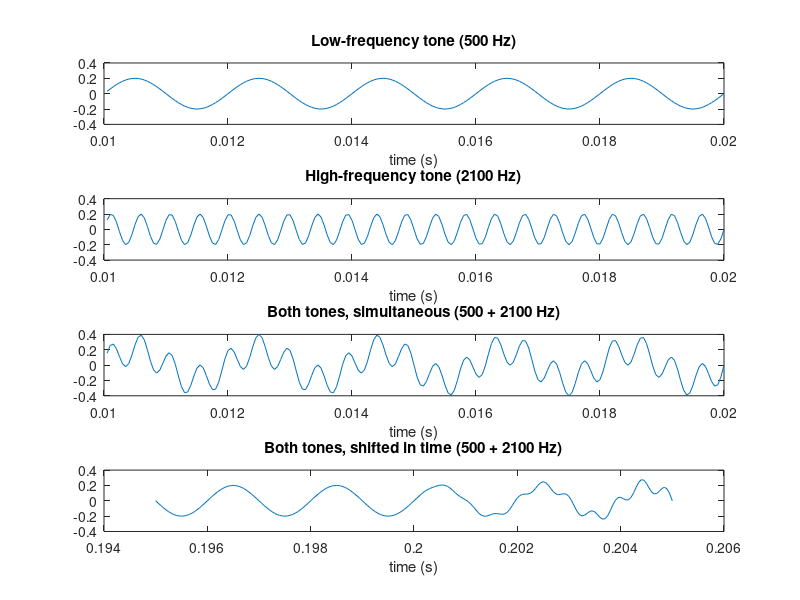

Recreate this plot in MATLAB.

f1 = 500; % low frequency (Hz)
f2 = 2100; % high frequency (Hz)
duration = 1.5; % in seconds
amplitude = 0.2; % normalized between 0 and 1
sampleRate = 20000; % samples per second (Hz)
durationToPlot = 0.01;
writeToFile = 0;
fileExtension = '.wav'; %other options are '.ogg','.flac' and '.mp4'

gatingTime = 0.01; % ramping time at the onset and offset of each sound
gatingSamples = round(gatingTime*sampleRate);
gatingEnveloppe = sqrt(1-cos((0:gatingSamples-1)/(gatingSamples-1)).^2);
samplesToPlot = gatingSamples+(1:round(durationToPlot*sampleRate));

%time vector (in seconds)
t = (1:sampleRate*duration)/sampleRate;

% make low-frequency sinewave
pureTone1 = amplitude * sin(t*f1*2*pi);
%gate onset and offset (to avoid clicks)
pureTone1(1:gatingSamples) = pureTone1(1:gatingSamples) .* gatingEnveloppe;
pureTone1(end-gatingSamples+1:end) = pureTone1(end-gatingSamples+1:end) .* fliplr(gatingEnveloppe);

% make high-frequency sinewave
pureTone2 = amplitude * sin(t*f2*2*pi);
%gate onset and offset (to avoid clicks)
pureTone2(1:gatingSamples) = pureTone2(1:gatingSamples) .* gatingEnveloppe;
pureTone2(end-gatingSamples+1:end) = pureTone2(end-gatingSamples+1:end) .* fliplr(gatingEnveloppe);

% add both tones
bothTones = pureTone1+pureTone2;

%add tones, but shifted in time
timeShift = 0.2; %in seconds
shiftedTones = [pureTone1 zeros(1,timeShift*sampleRate)] + [zeros(1,timeShift*sampleRate) pureTone2];
shiftedT = (1:sampleRate*(duration+timeShift))/sampleRate;
shiftedSamplesToPlot = round((timeShift-durationToPlot/2)*sampleRate):round((timeShift+durationToPlot/2)*sampleRate);

%write files
if writeToFile
  audiowrite(['pureTone1' fileExtension],pureTone1,sampleRate);
  audiowrite(['pureTone2' fileExtension],pureTone2,sampleRate);
  audiowrite(['bothTones' fileExtension],bothTones,sampleRate);
  audiowrite(['shiftedTones' fileExtension],shiftedTones,sampleRate);
end

%play low frequency
sound(pureTone1,sampleRate);
figure;
subplot(4,1,1);
plot(t(samplesToPlot),pureTone1(samplesToPlot));
title(sprintf('Low-frequency tone (%d Hz)',f1));
xlabel('time (s)');
ylim(2*[-amplitude amplitude]);
pause(duration+.5)

%play high frequency
sound(pureTone2,sampleRate);
subplot(4,1,2);
plot(t(samplesToPlot),pureTone2(samplesToPlot));
title(sprintf('High-frequency tone (%d Hz)',f2));
xlabel('time (s)');
ylim(2*[-amplitude amplitude]);
pause(duration+.5)

%play both together
sound(bothTones,sampleRate);
subplot(4,1,3);
plot(t(samplesToPlot),bothTones(samplesToPlot));
title(sprintf('Both tones, simultaneous (%d + %d Hz)',f1,f2));
xlabel('time (s)');
ylim(2*[-amplitude amplitude]);
pause(duration+.5)

%play both, but shifted in time
sound(shiftedTones,sampleRate);
subplot(4,1,4);
plot(shiftedT(shiftedSamplesToPlot),shiftedTones(shiftedSamplesToPlot));
title(sprintf('Both tones, shifted in time (%d + %d Hz)',f1,f2));
xlabel('time (s)');
ylim(2*[-amplitude amplitude]);
